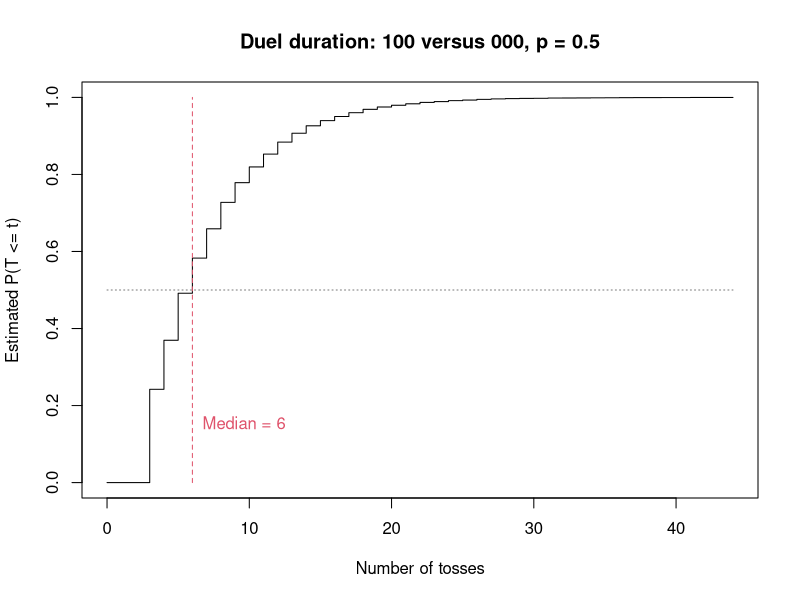
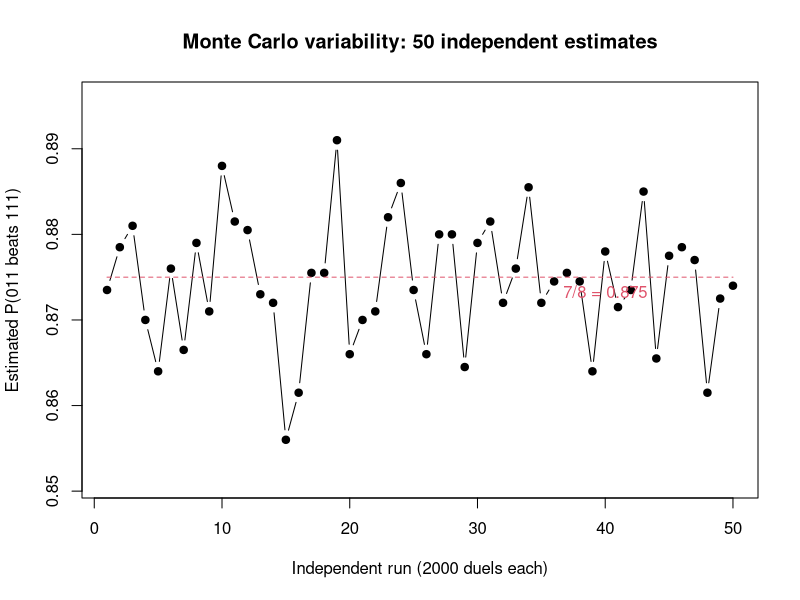

Recreate these plots in R, in order.

# Group members:
# Sicheng Liang
# Lianjie Wu
# Josie Zhuo
#
# Contribution Statement:
# Please complete the actual contributions of each member.
# GitHub repository:
#
# Practical 2: Sequence duels and the perils of independence
#
# This script simulates duels between binary patterns in a shared
# coin toss stream. It estimates win probabilities, calculates
# expected waiting times, and investigates non-transitive cycles.
#
# Functions defined:
#   firsthit()       - finds the first occurrence of a pattern
#   sim.duels()      - simulates multiple duels at once
#   duel()           - simulates a single duel
#   pwin()           - estimates the probability that a beats b
#   ewait()          - calculates the exact expected waiting time
#   patterns()       - generates all binary patterns of length k
#   pmat()           - builds the win-probability matrix
#   best.reply()     - finds the best reply to each pattern
#   shortest.cycle() - finds the shortest cycle of clear wins


# Task 1
# firsthit: find the first occurrence of pattern a in toss stream x
# input:
#   x: binary vector of coin tosses
#   a: binary pattern to search for
# output:
#   The ending position of the first match, or NA if not found
# steps:
#   (a) check whether the stream is long enough
#   (b) compare the pattern with all possible windows
#   (c) return the position where the first match ends

firsthit <- function(x, a){
  k <- length(a)
  stopifnot(k > 0)
  
  # (a) A pattern cannot appear if the stream is too short
  if(length(x) < k){
    return(NA_integer_)
  }
  
  n <- length(x)-k+1
  match <- rep(TRUE,n)
  
  # (b) Compare each element of a with the matching stream positions
  for(j in seq_len(k)){
    match <- match & (x[j:(j+n-1)] == a[j])
  }
  
  ii <- which(match)
  
  if(length(ii) == 0){
    return(NA_integer_)
  }
  
  # (c) Convert the starting position to the ending position
  ii[1]+k-1
}


# Task 2
# sim.duels: simulate several duels using shared coin toss streams
# input:
#   a, b: binary patterns of the same length
#   p: probability of heads (1)
#   nreps: number of independent duels
# output:
#   ans: a matrix with winner and number of tosses for each duel
# details:
#   Tosses are generated in blocks to avoid a fixed stream length.
#   Unfinished duels keep the last k-1 tosses for the next block.

sim.duels <- function(a, b, p, nreps){
  k <- length(a)
  
  stopifnot(k > 0, length(b) == k,
            all(a %in% 0:1), all(b %in% 0:1),
            p > 0, p < 1,
            nreps >= 1, nreps == floor(nreps))
  
  # Generate tosses in blocks
  block <- max(32,k)
  ans <- matrix(NA_real_,nreps,2)
  colnames(ans) <- c("winner","tosses")
  
  # active stores unfinished duels; tail keeps tosses across blocks
  active <- seq_len(nreps)
  tail <- matrix(numeric(0),nreps,0)
  nt <- 0
  
  while(length(active) > 0){
    n <- length(active)
    
    # Generate another block only for unfinished duels
    x <- cbind(tail,
               matrix(sample(0:1,n*block,replace = TRUE,
                             prob = c(1-p,p)),nrow = n))
    
    A <- matrix(a,n,k,byrow = TRUE)
    B <- matrix(b,n,k,byrow = TRUE)
    finished <- rep(FALSE,n)
    
    # Check each length-k window in order
    for(m in k:ncol(x)){
      window <- x[,(m-k+1):m,drop = FALSE]
      
      # rowSums counts mismatches; zero means a full match
      ha <- rowSums(window != A) == 0
      hb <- rowSums(window != B) == 0
      
      # Record the first completed pattern in each unfinished duel
      ii <- which(!finished & (ha | hb))
      
      if(length(ii) > 0){
        ans[active[ii],] <- cbind(as.numeric(ha[ii]),
                                  nt+m-ncol(tail))
        finished[ii] <- TRUE
      }
      
      if(all(finished)){
        break
      }
    }
    
    # Keep only unfinished duels
    ii <- which(!finished)
    active <- active[ii]
    
    # Retain the last k-1 tosses for matches across block boundaries
    if(k > 1){
      tail <- x[ii,(ncol(x)-k+2):ncol(x),drop = FALSE]
    }else{
      tail <- matrix(numeric(0),length(ii),0)
    }
    
    nt <- nt+block
  }
  
  return(ans)
}


# duel: simulate one duel between two different patterns
# input:
#   a, b: distinct binary patterns of equal length
#   p: probability of heads
# output:
#   c(winner,tosses), where winner is 1 if a wins and 0 if b wins

duel <- function(a, b, p = 0.5){
  stopifnot(length(a) == length(b),any(a != b))
  
  return(as.numeric(sim.duels(a,b,p,1)[1,]))
}


# Task 3
# pwin: estimate the probability that pattern a appears before b
# input:
#   a, b: distinct binary patterns
#   p: probability of heads
#   nreps: number of independent duels
# output:
#   Estimated win probability of pattern a

pwin <- function(a, b, p = 0.5, nreps = 10000){
  stopifnot(length(a) == length(b),any(a != b))
  
  # Winners are 1 or 0, so their mean gives the win probability
  return(mean(sim.duels(a,b,p,nreps)[,1]))
}


# Task 4
# ewait: calculate the exact expected waiting time of a pattern
# input:
#   a: binary pattern
#   p: probability of heads
# output:
#   ew: expected number of tosses until a first appears
# steps:
#   (a) check each possible overlap length
#   (b) calculate the probability of a matching prefix
#   (c) sum the inverse probabilities

ewait <- function(a, p = 0.5){
  k <- length(a)
  stopifnot(k > 0,all(a %in% 0:1),p > 0,p < 1)
  
  ew <- 0
  
  # (a) Check whether the first j tosses equal the last j tosses
  for(j in seq_len(k)){
    if(all(a[1:j] == a[(k-j+1):k])){
      
      # (b) Count heads in the matching prefix
      h <- sum(a[1:j])
      
      # (c) Add the inverse probability
      ew <- ew+1/(p^h*(1-p)^(j-h))
    }
  }
  
  return(ew)
}


# Task 5
# patterns: generate all binary patterns of length k
# input:
#   k: pattern length
# output:
#   A matrix with 2^k rows, one pattern per row
#   Patterns are arranged in binary counting order.

patterns <- function(k){
  stopifnot(k >= 1,k == floor(k))
  
  a <- matrix(0,2^k,k)
  
  for(j in seq_len(k)){
    a[,j] <- (0:(2^k-1) %/% 2^(k-j)) %% 2
  }
  
  return(a)
}


# pmat: estimate the full matrix of pairwise win probabilities
# input:
#   k: pattern length
#   p: probability of heads
#   nreps: number of simulated duels for each pair
# output:
#   M[i,j]: estimated probability that pattern i beats pattern j
#   The diagonal is NA because a pattern cannot duel itself.

pmat <- function(k, p = 0.5, nreps = 10000){
  a <- patterns(k)
  
  # Create labels for the rows and columns
  lab <- apply(a,1,paste,collapse = "")
  M <- matrix(NA_real_,nrow(a),nrow(a),
              dimnames = list(lab,lab))
  
  # Only simulate one direction for each pair
  for(i in seq_len(nrow(a)-1)){
    for(j in (i+1):nrow(a)){
      M[i,j] <- pwin(a[i,],a[j,],p,nreps)
      
      # The opposite win probability is its complement
      M[j,i] <- 1-M[i,j]
    }
  }
  
  return(M)
}


# Task 5(a)
# best.reply: find the best counter-pattern for each pattern
# input:
#   M: matrix of pairwise win probabilities
# output:
#   A data frame containing each pattern, its best reply,
#   and the estimated probability that the reply wins
# details:
#   Each column represents the pattern being challenged.
#   The largest entry in that column gives its best reply.

best.reply <- function(M){
  ii <- apply(M,2,which.max)
  
  return(data.frame(
    pattern = colnames(M),
    reply = rownames(M)[ii],
    win = round(M[cbind(ii,seq_len(ncol(M)))],4),
    row.names = NULL
  ))
}


# Task 5(b)
# shortest.cycle: find the shortest directed cycle of clear wins
# input:
#   M: matrix of pairwise win probabilities
#   cutoff: minimum probability required for a winning edge
# output:
#   A vector of pattern indices forming the shortest cycle
#   The first index is repeated at the end to close the cycle.
# details:
#   Breadth-first search (BFS) checks the shortest paths first.
#   An edge from i to j means pattern i beats pattern j.

shortest.cycle <- function(M, cutoff = 0.5){
  # Build the adjacency matrix
  A <- !is.na(M) & M > cutoff
  best <- integer(0)
  
  # Search for cycles starting from each pattern
  for(s in seq_len(nrow(M))){
    paths <- vector("list",nrow(M))
    paths[[s]] <- s
    
    queue <- s
    h <- 1
    
    # BFS checks paths in increasing order of length
    while(h <= length(queue)){
      v <- queue[h]
      h <- h+1
      
      for(w in which(A[v,])){
        
        # Case 1: Return to the starting pattern
        if(w == s){
          z <- c(paths[[v]],s)
          
          if(length(best) == 0 || length(z) < length(best)){
            best <- z
          }
          
          # Case 2: Continue to a pattern not yet visited
        }else if(length(paths[[w]]) == 0){
          paths[[w]] <- c(paths[[v]],w)
          queue <- c(queue,w)
        }
      }
    }
  }
  
  return(best)
}


# ========== Main execution ==========


# Task 1: Test firsthit with known examples

cat("\n=== Task 1: First completion positions ===\n")

x <- c(1,0,0,1,0,1,1,1,0)

# Compare the function results with manually checked positions
print(data.frame(
  example = c("101 in example stream","011 in example stream",
              "absent","stream too short","overlap","one toss"),
  expected = c(6,7,NA,NA,3,2),
  observed = c(firsthit(x,c(1,0,1)),
               firsthit(x,c(0,1,1)),
               firsthit(c(0,0,0),c(1,1)),
               firsthit(c(1),c(1,0)),
               firsthit(c(1,1,1,1),c(1,1,1)),
               firsthit(c(0,1),1))
))


# Task 2: Simulate one duel

set.seed(202602)

cat("\n=== Task 2: One duel between 101 and 011 ===\n")

# Return the winner and the number of tosses
print(duel(c(1,0,1),c(0,1,1)))


# Task 3: Estimate a win probability

set.seed(202603)
nr <- 10000

# Estimate the probability that 100 beats 000
phat <- pwin(c(1,0,0),c(0,0,0),nreps = nr)

# Monte Carlo standard error
se <- sqrt(phat*(1-phat)/nr)

# Wilson 95% confidence interval
z95 <- qnorm(0.975)
den <- 1+z95^2/nr
centre <- (phat+z95^2/(2*nr))/den
half <- z95*sqrt(phat*(1-phat)/nr+
                   z95^2/(4*nr^2))/den

cat("\n=== Task 3: Estimated win probability ===\n")

print(data.frame(
  estimate = phat,
  SE = se,
  lower = centre-half,
  upper = centre+half
),digits = 4,row.names = FALSE)


# Task 4: Exact waiting times and Monte Carlo checks

set.seed(202604)

aa <- list(c(1,1),c(0,0),c(1,0),
           c(0,1),c(1,0,1),c(1,1,1))

pp <- c(0.5,0.5,0.5,0.5,0.25,0.7)

wait.check <- data.frame(
  pattern = sapply(aa,paste,collapse = ""),
  p = pp,
  exact = NA_real_,
  MC = NA_real_,
  SE = NA_real_
)

for(i in seq_along(aa)){
  
  # Use the shared simulator to record a single pattern's waiting time.
  # The same pattern is placed on both sides; only tosses are used.
  w <- sim.duels(aa[[i]],aa[[i]],pp[i],10000)[,2]
  
  wait.check[i,3:5] <- c(
    ewait(aa[[i]],pp[i]),
    mean(w),
    sd(w)/sqrt(length(w))
  )
}

# Compare simulated and exact waiting times
wait.check$relative.error <- (wait.check$MC-wait.check$exact)/
  wait.check$exact

wait.check$standardised.error <- (wait.check$MC-wait.check$exact)/
  wait.check$SE

cat("\n=== Task 4: Exact and simulated waiting times ===\n")
print(wait.check,digits = 4,row.names = FALSE)


# Task 5: Win-probability matrix

set.seed(42)
nreps <- 10000

M <- pmat(3,p = 0.5,nreps = nreps)


# Task 5(a): Best replies for all length-3 patterns

br <- best.reply(M)

cat("\n=== Task 5(a): Best replies, p = 0.5 ===\n")
print(br,row.names = FALSE)


# Task 5(b): Evenly matched pairs and non-transitive cycles

# Monte Carlo estimates are not exactly 0.5 due to sampling variation.
# Three maximum standard errors are used as a tolerance.
tol <- 3/(2*sqrt(nreps))

ij <- which(upper.tri(M) & abs(M-0.5) <= tol,
            arr.ind = TRUE)

cat("\n=== Task 5(b): Approximately even pairs ===\n")

print(data.frame(
  pattern_A = rownames(M)[ij[,1]],
  pattern_B = colnames(M)[ij[,2]],
  win_A = round(M[ij],4)
),row.names = FALSE)

# Several pairs are evenly matched under a fair coin.
# The four complementary pairs are not the only even pairs.
# These pairs cannot form clear winning edges.
# The shortest cycle has 4 patterns, and no clear 3-cycle is found.

cyc <- shortest.cycle(M,cutoff = 0.5+tol)

if(length(cyc) > 0){
  cat("\nShortest cycle of clear wins:",
      length(cyc)-1,"patterns\n")
  
  from <- cyc[-length(cyc)]
  to <- cyc[-1]
  
  print(data.frame(
    beats = rownames(M)[from],
    next_pattern = rownames(M)[to],
    win_prob = round(M[cbind(from,to)],4)
  ),row.names = FALSE)
  
}else{
  cat("\nNo clear cycle found.\n")
}


# Task 5(c): Expected waiting times and duel performance

cat("\n=== Task 5(c): Waiting times and win probabilities ===\n")

a3 <- patterns(3)
ew <- apply(a3,1,ewait,p = 0.5)

ranking <- data.frame(
  pattern = rownames(M),
  wait_ew = ew,
  mean_win = round(rowMeans(M,na.rm = TRUE),4)
)

print(ranking[order(ew),],row.names = FALSE)

# 001 and 100 have the same expected waiting time,
# but 100 beats 001 with probability 0.75.
cat("\nPatterns 001 and 100 both have E(W) = 8 tosses.\n")
cat("Estimated P(100 beats 001) =",
    round(M["100","001"],4),"\n")
cat("Theoretical probability = 0.75\n")

# Equal expected waiting times do not imply equal duel probabilities.


# Task 6(a): Distribution of duel duration

set.seed(202606)

# Simulate 10000 duels between 100 and 000
z <- sim.duels(c(1,0,0),c(0,0,0),0.5,10000)

tt <- z[,2]
md <- median(tt)

# Empirical cumulative distribution of duel duration
F <- cumsum(tabulate(tt))/length(tt)

png("Q6_duration.png",width = 1000,height = 700,res = 120)

plot(0:length(F),c(0,F),type = "s",
     xlab = "Number of tosses",
     ylab = "Estimated P(T <= t)",
     main = "Duel duration: 100 versus 000, p = 0.5")

# Mark the median and probability 0.5
lines(c(md,md),c(0,1),col = 2,lty = 2)
lines(c(0,max(tt)),c(0.5,0.5),col = "grey50",lty = 3)
text(md,0.15,paste("Median =",md),pos = 4,col = 2)

dev.off()


# Task 6(b): Monte Carlo variability

# Run 50 independent estimates, with 2000 duels each
est <- rep(NA_real_,50)

for(i in seq_along(est)){
  est[i] <- pwin(c(0,1,1),c(1,1,1),nreps = 2000)
}

# For a fair coin, P(011 beats 111) = 7/8
ref <- 7/8

png("Q6_variability.png",width = 1000,height = 700,res = 120)

plot(seq_along(est),est,type = "b",pch = 19,
     ylim = range(c(est,ref))+c(-0.005,0.005),
     xlab = "Independent run (2000 duels each)",
     ylab = "Estimated P(011 beats 111)",
     main = "Monte Carlo variability: 50 independent estimates")

# Compare the estimates with the theoretical probability
lines(c(1,50),c(ref,ref),col = 2,lty = 2)
text(40,ref,"7/8 = 0.875",pos = 1,col = 2)

dev.off()

cat("\n=== Task 6: Simulation summary ===\n")
cat("Duration median:",md,"\n")
cat("Mean estimated probability:",round(mean(est),4),"\n")
cat("Standard deviation:",round(sd(est),4),"\n")
cat("Plots saved to Q6_duration.png and Q6_variability.png\n")


# Task 7: Effect of coin bias on best replies and cycles

set.seed(42)

for(p in c(0.25,0.7)){
  Mp <- pmat(3,p,nreps)
  bp <- best.reply(Mp)
  
  # Compare the best replies with the fair-coin results
  bp$fair.reply <- br$reply
  
  cat("\n=== Task 7: Best replies, p =",p,"===\n")
  print(bp,row.names = FALSE)
  
  # Find the shortest cycle with clear winning edges
  cp <- shortest.cycle(Mp,0.5+tol)
  
  if(length(cp) == 0){
    cat("No clear cycle found at cutoff",0.5+tol,"\n")
    
  }else{
    cat("Shortest cycle of clear wins:",
        length(cp)-1,"patterns\n")
    
    from <- cp[-length(cp)]
    to <- cp[-1]
    
    print(data.frame(
      beats = rownames(Mp)[from],
      next.pattern = rownames(Mp)[to],
      win = round(Mp[cbind(from,to)],4)
    ),row.names = FALSE)
  }
}


# Task 7: Results and comments

# At p = 0.25, the best reply to 001 changes from 100 to 000.
# At p = 0.7, the best reply to 110 changes from 011 to 111.
# Therefore, the best replies depend on the coin bias.

# Non-transitivity still appears in both biased cases.
# At p = 0.25, one cycle is 000 -> 001 -> 100 -> 000.
# At p = 0.7, one cycle is 011 -> 111 -> 101 -> 011.
# These cycles have three patterns, while the shortest clear
# cycle for the fair coin has four patterns.

# Expected waiting time only describes how long one pattern
# takes to appear on its own. It does not determine which
# pattern is more likely to win a duel.

# Although each coin toss is independent, the waiting times
# of the two patterns are not independent. Both patterns
# are observed in the same toss stream, and their overlaps
# affect which one appears first.

# Comparing only the separate expected waiting times can
# therefore give misleading predictions about duel outcomes.
